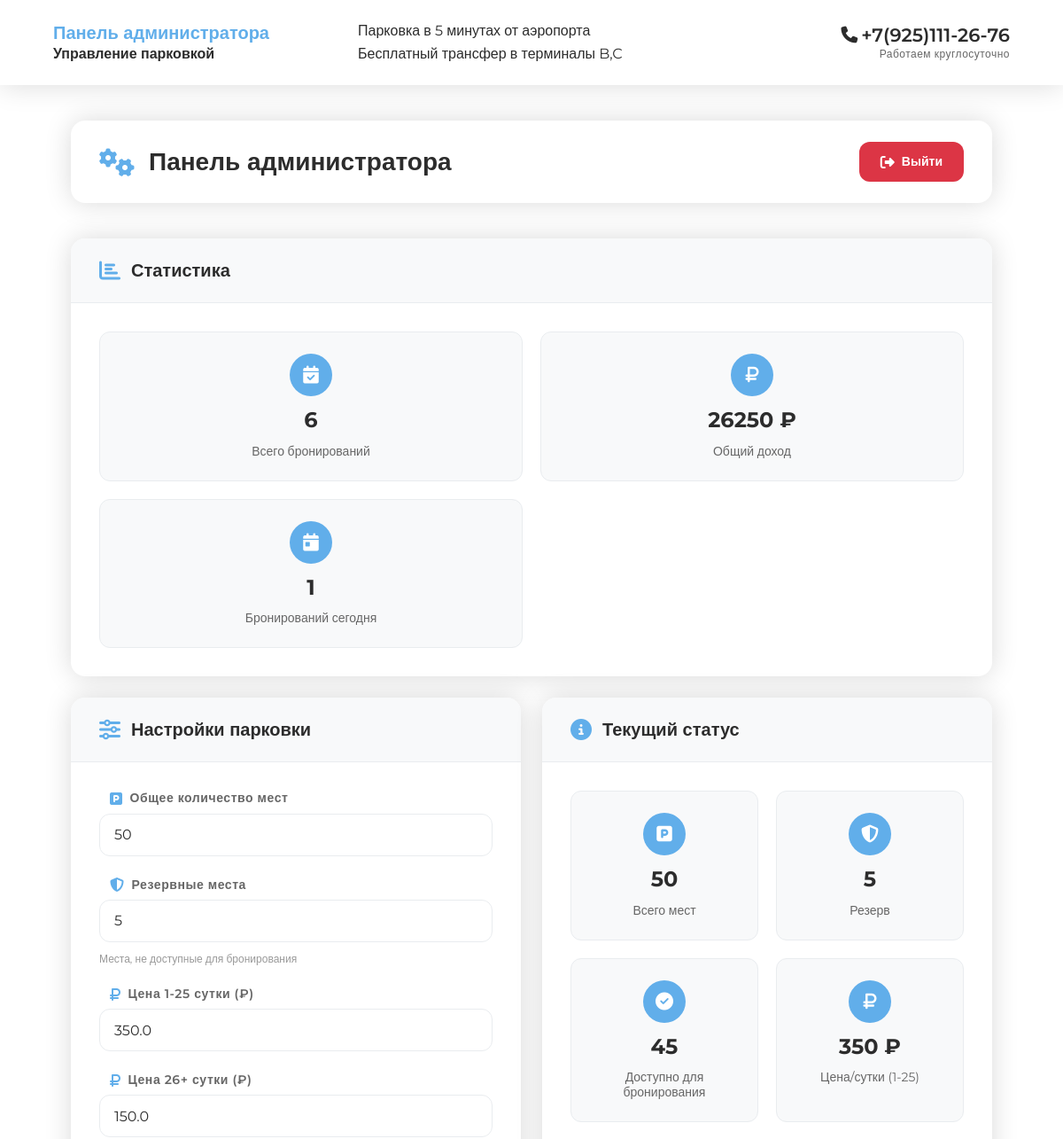
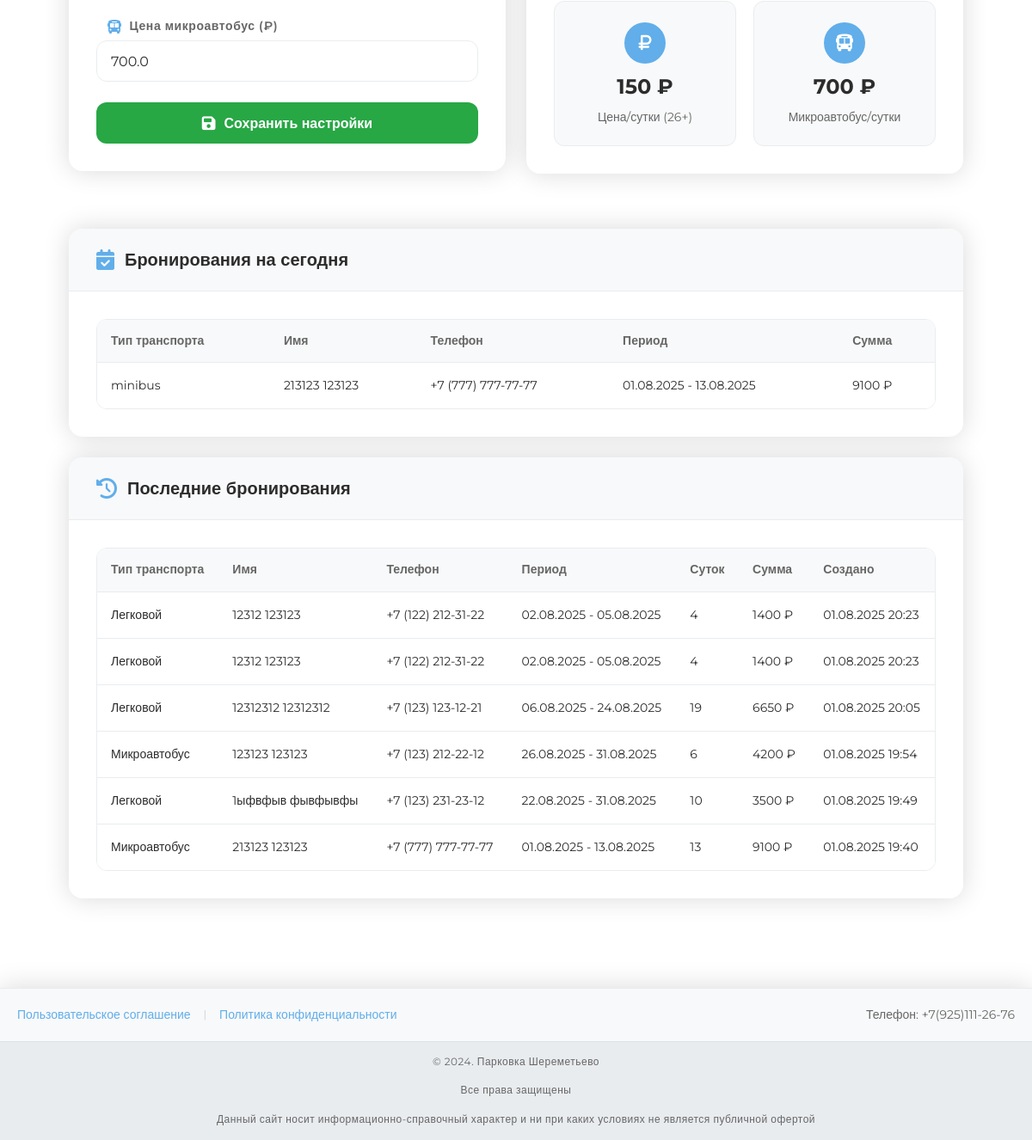
Before: /admin (signed in) with the older database file (2 pictures, top to bottom).
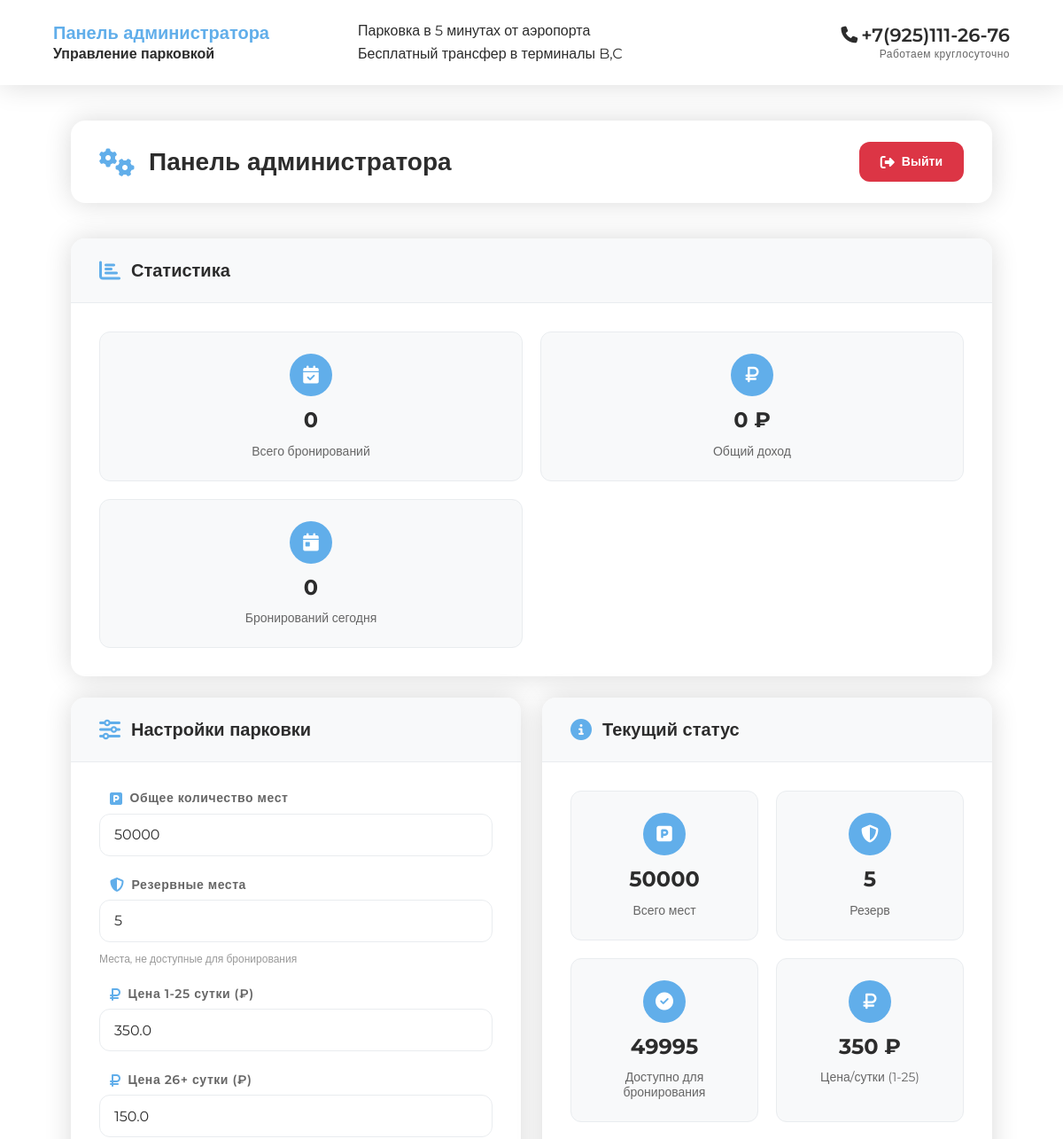
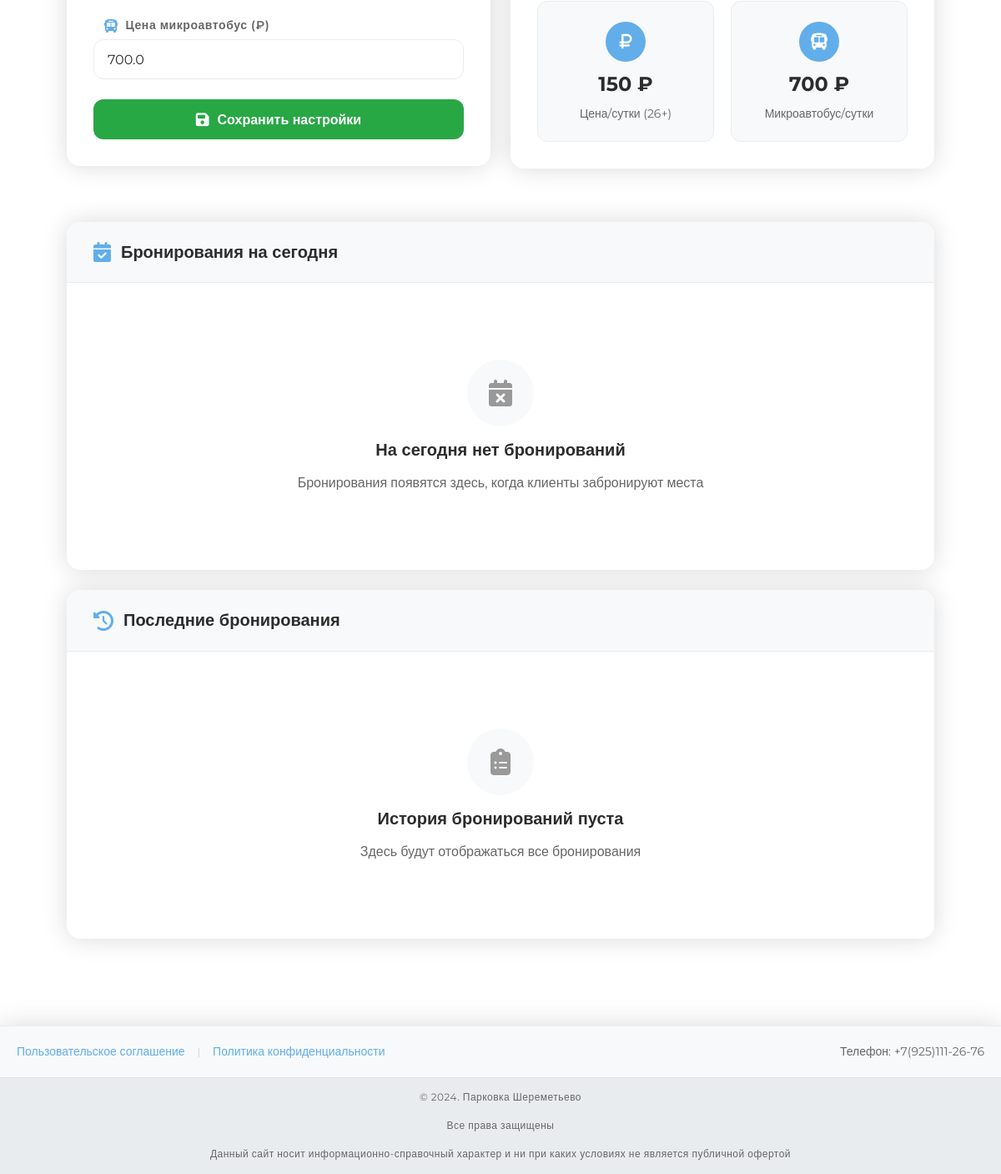
After: the same page with the newer database file (2 pictures, top to bottom).
### models.py (models this page shows, shortened)
class ParkingSettings(db.Model):
    id = db.Column(db.Integer, primary_key=True)
    total_spots = db.Column(db.Integer, nullable=False, default=50)
    reserve_spots = db.Column(db.Integer, nullable=False, default=5)
    daily_price_1_25 = db.Column(db.Float, nullable=False, default=350.0)  # 1-25 сутки
    daily_price_26_plus = db.Column(db.Float, nullable=False, default=150.0)  # 26+ сутки
    minibus_price = db.Column(db.Float, nullable=False, default=700.0)  # Микроавтобус
    created_at = db.Column(db.DateTime, default=datetime.utcnow)
    updated_at = db.Column(db.DateTime, default=datetime.utcnow, onupdate=datetime.utcnow)

class Booking(db.Model):
    id = db.Column(db.Integer, primary_key=True)
    first_name = db.Column(db.String(100), nullable=False)
    last_name = db.Column(db.String(100), nullable=False)
    phone = db.Column(db.String(20), nullable=False)
    vehicle_type = db.Column(db.String(20), nullable=False, default='car')  # car или minibus
    start_date = db.Column(db.Date, nullable=False)
    end_date = db.Column(db.Date, nullable=False)
    total_days = db.Column(db.Integer, nullable=False)
    total_amount = db.Column(db.Float, nullable=False)
    created_at = db.Column(db.DateTime, default=datetime.utcnow)
    updated_at = db.Column(db.DateTime, default=datetime.utcnow, onupdate=datetime.utcnow)

### routes.py (the view, shortened to what this page needs)
@app.route('/admin')
def admin_panel():
    if not session.get('admin_logged_in'):
        return redirect(url_for('admin_login'))
    settings = ParkingSettings.query.first()
    today = date.today()
    today_bookings = Booking.query.filter(
        Booking.start_date <= today,
        Booking.end_date >= today
    ).order_by(Booking.start_date).all()
    recent_bookings = Booking.query.order_by(Booking.created_at.desc()).limit(20).all()
    total_bookings = Booking.query.count()
    total_revenue = db.session.query(db.func.sum(Booking.total_amount)).scalar() or 0
    return render_template('admin.html',
                         settings=settings,
                         today_bookings=today_bookings,
                         recent_bookings=recent_bookings,
                         total_bookings=total_bookings,
                         total_revenue=total_revenue)

### templates/admin.html (shortened to what this page needs)
{% extends "base.html" %}
{% block content %}
<div class="main-container">
  <header class="main-header">
    <div class="header-content">
      <div class="header-left">
        <div class="header-title">
          <h1>Панель администратора</h1>
          <p>Управление парковкой</p>
        </div>
        <div class="header-info">
          <p>Парковка в 5 минутах от аэропорта</p>
          <p>Бесплатный трансфер в терминалы B,C</p>
        </div>
      </div>
      <div class="header-right">
        <div class="contact-info">
          <div class="phone-section">
            <i class="fas fa-phone"></i>
                            <span>+7(925)111-26-76</span>
          </div>
          <p>Работаем круглосуточно</p>
        </div>
      </div>
    </div>
  </header>
  <div class="main-content">
    <div class="admin-panel-header">
      <div class="admin-header-content">
        <div class="admin-title">
          <i class="fas fa-cogs"></i>
          <h2>Панель администратора</h2>
        </div>
        <a href="{{ url_for('admin_logout') }}" class="logout-btn">
          <i class="fas fa-sign-out-alt"></i>
          <span>Выйти</span>
        </a>
      </div>
    </div>
    <div class="admin-section full-width">
      <div class="section-card">
        <div class="section-header">
          <i class="fas fa-chart-bar"></i>
          <h3>Статистика</h3>
        </div>
        <div class="section-content">
          <div class="metrics-grid">
            <div class="metric-item">
              <div class="metric-icon">
                <i class="fas fa-calendar-check"></i>
              </div>
              <div class="metric-value">{{ total_bookings }}</div>
              <div class="metric-label">Всего бронирований</div>
            </div>
            <div class="metric-item">
              <div class="metric-icon">
                <i class="fas fa-ruble-sign"></i>
              </div>
              <div class="metric-value">{{ "%.0f"|format(total_revenue) }} ₽</div>
              <div class="metric-label">Общий доход</div>
            </div>
            <div class="metric-item">
              <div class="metric-icon">
                <i class="fas fa-calendar-day"></i>
              </div>
              <div class="metric-value">{{ today_bookings|length }}</div>
              <div class="metric-label">Бронирований сегодня</div>
            </div>
          </div>
        </div>
      </div>
    </div>
    <div class="admin-sections">
      <div class="admin-section">
        <div class="section-card">
          <div class="section-header">
            <i class="fas fa-sliders-h"></i>
            <h3>Настройки парковки</h3>
          </div>
          <div class="section-content">
            <form method="POST" action="{{ url_for('update_settings') }}" class="settings-form">
              <div class="form-group">
                <label for="total_spots">
                  <i class="fas fa-parking"></i>
                  <span>Общее количество мест</span>
                </label>
                <input type="number" id="total_spots" name="total_spots"
                       value="{{ settings.total_spots }}" min="1" required>
              </div>
              <div class="form-group">
                <label for="reserve_spots">
                  <i class="fas fa-shield-alt"></i>
                  <span>Резервные места</span>
                </label>
                <input type="number" id="reserve_spots" name="reserve_spots"
                       value="{{ settings.reserve_spots }}" min="0" required>
                <div class="form-hint">Места, не доступные для бронирования</div>
              </div>
              <div class="form-group">
                <label for="daily_price_1_25">
                  <i class="fas fa-ruble-sign"></i>
                  <span>Цена 1-25 сутки (₽)</span>
                </label>
                <input type="number" id="daily_price_1_25" name="daily_price_1_25"
                       value="{{ settings.daily_price_1_25 }}" min="0" step="0.01" required>
              </div>
              <div class="form-group">
                <label for="daily_price_26_plus">
                  <i class="fas fa-ruble-sign"></i>
                  <span>Цена 26+ сутки (₽)</span>
                </label>
                <input type="number" id="daily_price_26_plus" name="daily_price_26_plus"
                       value="{{ settings.daily_price_26_plus }}" min="0" step="0.01" required>
              </div>
              <div class="form-group">
                <label for="minibus_price">
                  <i class="fas fa-bus"></i>
                  <span>Цена микроавтобус (₽)</span>
                </label>
                <input type="number" id="minibus_price" name="minibus_price"
                       value="{{ settings.minibus_price }}" min="0" step="0.01" required>
              </div>
              <button type="submit" class="save-btn">
                <i class="fas fa-save"></i>
                <span>Сохранить настройки</span>
              </button>
            </form>
          </div>
        </div>
      </div>
      <div class="admin-section">
        <div class="section-card">
          <div class="section-header">
            <i class="fas fa-info-circle"></i>
            <h3>Текущий статус</h3>
          </div>
          <div class="section-content">
            <div class="metrics-grid">
              <div class="metric-item">
                <div class="metric-icon">
                  <i class="fas fa-parking"></i>
                </div>
                <div class="metric-value">{{ settings.total_spots }}</div>
                <div class="metric-label">Всего мест</div>
              </div>
              <div class="metric-item">
                <div class="metric-icon">
                  <i class="fas fa-shield-alt"></i>
                </div>
                <div class="metric-value">{{ settings.reserve_spots }}</div>
                <div class="metric-label">Резерв</div>
              </div>
              <div class="metric-item">
                <div class="metric-icon">
                  <i class="fas fa-check-circle"></i>
                </div>
                <div class="metric-value">{{ settings.total_spots - settings.reserve_spots }}</div>
                <div class="metric-label">Доступно для бронирования</div>
              </div>
              <div class="metric-item">
                <div class="metric-icon">
                  <i class="fas fa-ruble-sign"></i>
                </div>
                <div class="metric-value">{{ "%.0f"|format(settings.daily_price_1_25) }} ₽</div>
                <div class="metric-label">Цена/сутки (1-25)</div>
              </div>
              <div class="metric-item">
                <div class="metric-icon">
                  <i class="fas fa-ruble-sign"></i>
                </div>
                <div class="metric-value">{{ "%.0f"|format(settings.daily_price_26_plus) }} ₽</div>
                <div class="metric-label">Цена/сутки (26+)</div>
              </div>
              <div class="metric-item">
                <div class="metric-icon">
                  <i class="fas fa-bus"></i>
                </div>
                <div class="metric-value">{{ "%.0f"|format(settings.minibus_price) }} ₽</div>
                <div class="metric-label">Микроавтобус/сутки</div>
              </div>
            </div>
          </div>
        </div>
      </div>
    </div>
    <div class="admin-section full-width">
      <div class="section-card">
        <div class="section-header">
          <i class="fas fa-calendar-check"></i>
          <h3>Бронирования на сегодня</h3>
        </div>
        <div class="section-content">
          {% if today_bookings %}
          <div class="table-container">
            <table class="admin-table">
              <thead>
                <tr>
                  <th>Тип транспорта</th>
                  <th>Имя</th>
                  <th>Телефон</th>
                  <th>Период</th>
                  <th>Сумма</th>
                </tr>
              </thead>
              <tbody>
                {% for booking in today_bookings %}
                <tr>
                  <td>{{ booking.vehicle_type }}</td>
                  <td>{{ booking.first_name }} {{ booking.last_name }}</td>
                  <td>{{ booking.phone }}</td>
                  <td>{{ booking.start_date.strftime('%d.%m.%Y') }} - {{ booking.end_date.strftime('%d.%m.%Y') }}</td>
                  <td>{{ "%.0f"|format(booking.total_amount) }} ₽</td>
                </tr>
                {% endfor %}
              </tbody>
            </table>
          </div>
          {% else %}
          <div class="empty-state">
            <div class="empty-icon">
              <i class="fas fa-calendar-times"></i>
            </div>
            <h4>На сегодня нет бронирований</h4>
            <p>Бронирования появятся здесь, когда клиенты забронируют места</p>
          </div>
          {% endif %}
        </div>
      </div>
    </div>
    <div class="admin-section full-width">
      <div class="section-card">
        <div class="section-header">
          <i class="fas fa-history"></i>
          <h3>Последние бронирования</h3>
        </div>
        <div class="section-content">
          {% if recent_bookings %}
          <div class="table-container">
            <table class="admin-table">
              <thead>
                <tr>
                  <th>Тип транспорта</th>
                  <th>Имя</th>
                  <th>Телефон</th>
                  <th>Период</th>
                  <th>Суток</th>
                  <th>Сумма</th>
                  <th>Создано</th>
                </tr>
              </thead>
              <tbody>
                {% for booking in recent_bookings %}
                <tr>
                  <td>
                    {% if booking.vehicle_type == 'minibus' %}
                      Микроавтобус
                    {% else %}
                      Легковой
                    {% endif %}
                  </td>
                  <td>{{ booking.first_name }} {{ booking.last_name }}</td>
                  <td>{{ booking.phone }}</td>
                  <td>{{ booking.start_date.strftime('%d.%m.%Y') }} - {{ booking.end_date.strftime('%d.%m.%Y') }}</td>
                  <td>{{ booking.total_days }}</td>
                  <td>{{ "%.0f"|format(booking.total_amount) }} ₽</td>
                  <td>{{ booking.created_at.strftime('%d.%m.%Y %H:%M') }}</td>
                </tr>
                {% endfor %}
              </tbody>
            </table>
          </div>
          {% else %}
          <div class="empty-state">
            <div class="empty-icon">
              <i class="fas fa-clipboard-list"></i>
            </div>
            <h4>История бронирований пуста</h4>
            <p>Здесь будут отображаться все бронирования</p>
          </div>
          {% endif %}
        </div>
      </div>
    </div>
  </div>
{% endblock %}

### templates/base.html (shortened to what this page needs)
<!DOCTYPE html>
<html lang="ru">
<head>
    <link rel="stylesheet" href="https://cdnjs.cloudflare.com/ajax/libs/font-awesome/6.4.0/css/all.min.css">
    <link rel="stylesheet" href="{{ url_for('static', filename='css/style.css') }}">
</head>
<body{% if settings and settings.hourly_price is not none %} data-hourly-price="{{ settings.hourly_price }}"{% endif %}>
    <div class="container">
        {% block content %}{% endblock %}
        <footer class="footer">
            <div class="footer-content">
                <div class="footer-links">
                    <a href="/agreement.pdf" target="_blank">Пользовательское соглашение</a>
                    <span class="separator">|</span>
                    <a href="/policy.pdf" target="_blank">Политика конфиденциальности</a>
                </div>
                <div class="footer-contact">
                    <span>Телефон: +7(925)111-26-76</span>
                </div>
            </div>
            <div class="footer-bottom">
                <div class="container">
                    <p>© 2024. Парковка Шереметьево</p>
                    <p>Все права защищены</p>
                    <p>Данный сайт носит информационно-справочный характер и ни при каких условиях не является публичной офертой</p>
                </div>
            </div>
        </footer>
    </div>
</body>
</html>

Changed rows visible on the page:
removed Booking: vehicle_type "minibus", first_name "213123", last_name "123123", phone "+7 (777) 777-77-77", start_date "01.08.2025", end_date "13.08.2025", total_amount "9100", shows "Микроавтобус", total_days "13", created_at "01.08.2025 19:40"
removed Booking: vehicle_type "Легковой", first_name "12312", last_name "123123", phone "+7 (122) 212-31-22", start_date "02.08.2025", end_date "05.08.2025", total_days "4", total_amount "1400", created_at "01.08.2025 20:23", shown under "Последние бронирования"
removed Booking: vehicle_type "Легковой", first_name "12312", last_name "123123", phone "+7 (122) 212-31-22", start_date "02.08.2025", end_date "05.08.2025", total_days "4", total_amount "1400", created_at "01.08.2025 20:23", shown under "Последние бронирования"
removed Booking: vehicle_type "Легковой", first_name "12312312", last_name "12312312", phone "+7 (123) 123-12-21", start_date "06.08.2025", end_date "24.08.2025", total_days "19", total_amount "6650", created_at "01.08.2025 20:05", shown under "Последние бронирования"
removed Booking: vehicle_type "Микроавтобус", first_name "123123", last_name "123123", phone "+7 (123) 212-22-12", start_date "26.08.2025", end_date "31.08.2025", total_days "6", total_amount "4200", created_at "01.08.2025 19:54", shown under "Последние бронирования"
removed Booking: vehicle_type "Легковой", first_name "1ыфвфыв", last_name "фывфывфы", phone "+7 (123) 231-23-12", start_date "22.08.2025", end_date "31.08.2025", total_days "10", total_amount "3500", created_at "01.08.2025 19:49", shown under "Последние бронирования"
changed ParkingSettings: total_spots "50" → "50000"; settings.total_spots-settings.reserve_spots "45" → "49995"
Other visible differences:
{{ total_bookings }}: "6" → "0"
{{ "%.0f"|format(total_revenue) }}: "26250" → "0"
{{ today_bookings|length }}: "1" → "0"
text no longer shown: "Тип транспорта Имя Телефон Период Сумма Тип транспорта Имя Телефон Период Суток Сумма Создано"
text now shown: "На сегодня нет бронирований Бронирования появятся здесь, когда клиенты забронируют места История бронирований пуста Здесь будут отображаться все бронирования"
